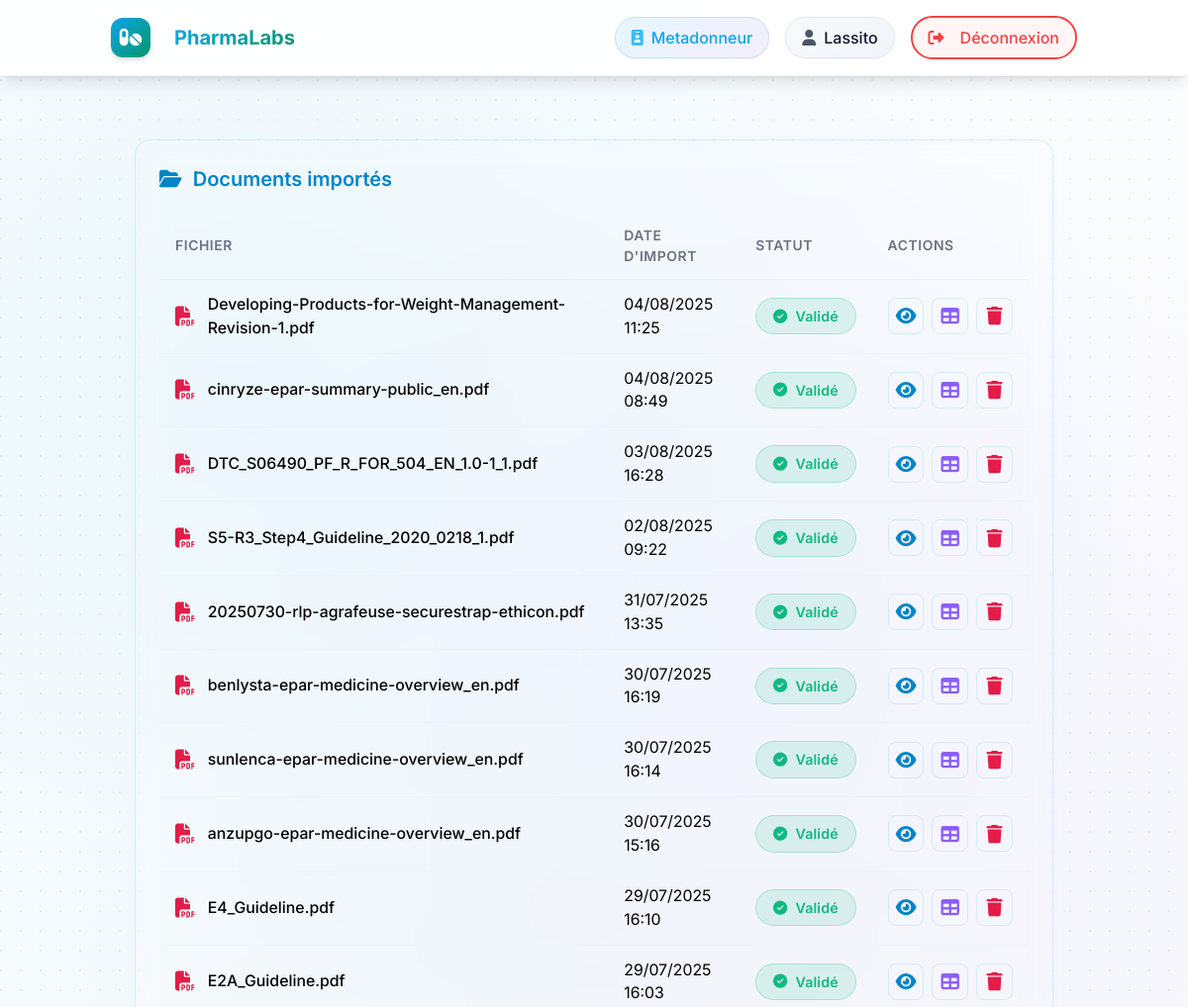
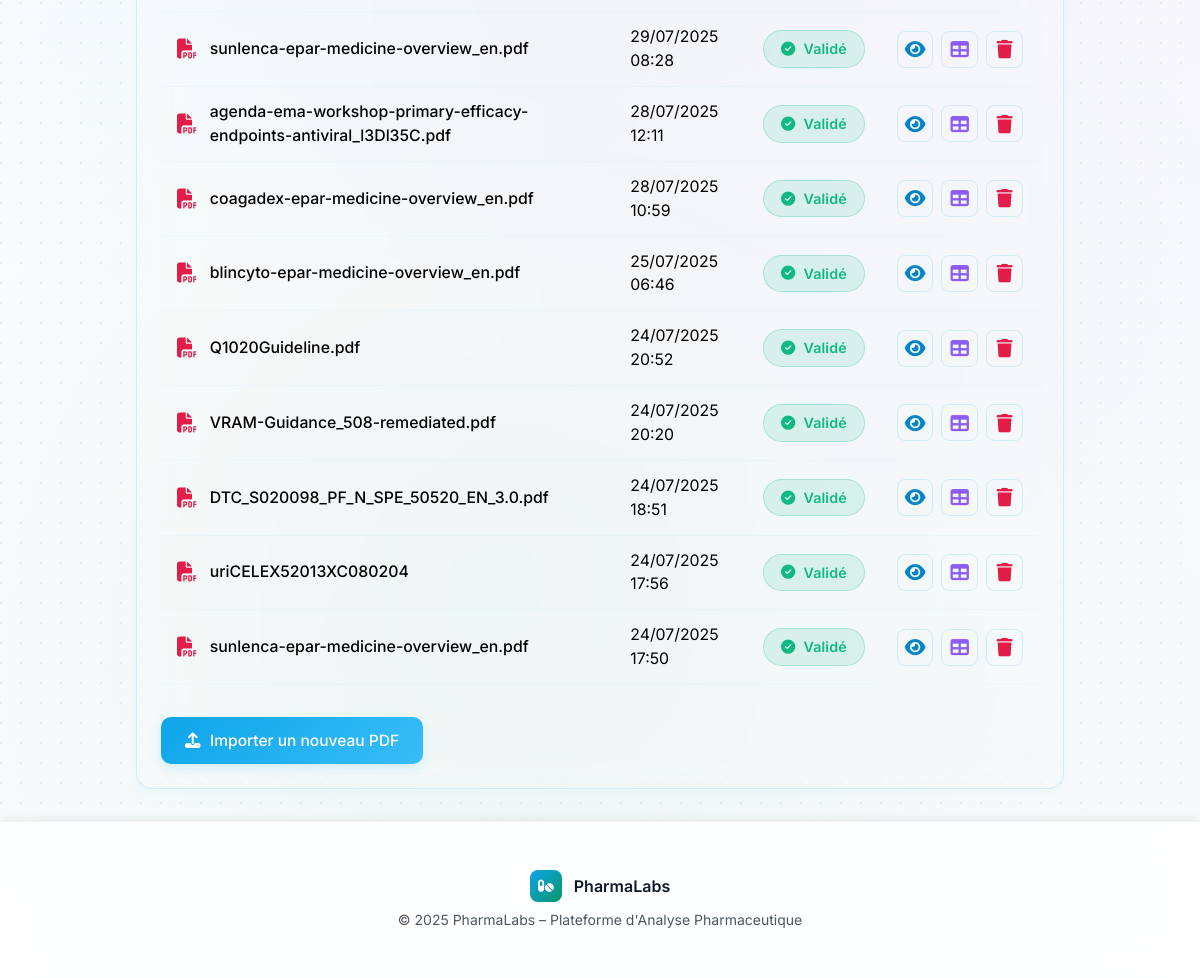
Before: /documents/ (signed in) with the older database file (2 pictures, top to bottom).
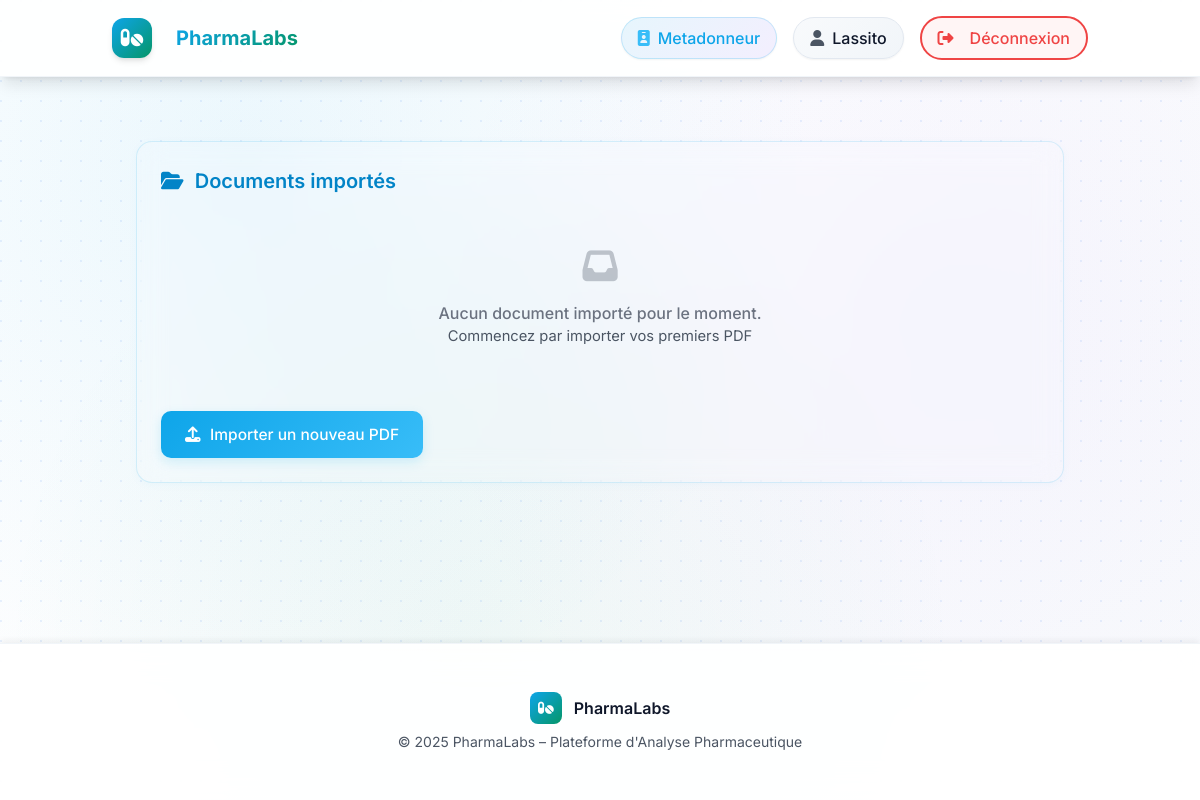
After: the same page with the newer database file.
### rawdocs/models.py (models this page shows, shortened)
class RawDocument(models.Model):
    url = models.URLField(help_text="URL d'origine du PDF", blank=True)
    file = models.FileField(upload_to=pdf_upload_to, help_text="Fichier PDF téléchargé")
    created_at = models.DateTimeField(auto_now_add=True)
    owner = models.ForeignKey(
        settings.AUTH_USER_MODEL,
        on_delete=models.CASCADE,
        related_name='raw_documents',
        null=True, blank=True,
        help_text="Utilisateur qui a téléchargé ce document"
    )
    is_validated = models.BooleanField(default=False, help_text="Document validé par un métadonneur")
    validated_at = models.DateTimeField(null=True, blank=True)
    is_ready_for_expert = models.BooleanField(default=False, help_text="Document prêt pour révision expert")
    expert_ready_at = models.DateTimeField(null=True, blank=True,
                                           help_text="Date à laquelle le document est devenu prêt pour l'expert")
    total_pages = models.IntegerField(default=0, help_text="Nombre total de pages")
    pages_extracted = models.BooleanField(default=False, help_text="Pages extraites individuellement")
    title = models.TextField(blank=True, help_text="Titre du document")
    doc_type = models.CharField("Type", max_length=100, blank=True, help_text="Type du document (guide, rapport…)")
    publication_date = models.CharField(max_length=100, blank=True, help_text="Date de publication")
    version = models.CharField(max_length=50, blank=True, help_text="Version extraite")
    source = models.CharField(max_length=255, blank=True, help_text="Organisation émettrice (EMA, FDA…)")
    context = models.TextField(blank=True, help_text="Contexte extrait (2 phrases max)")
    country = models.CharField(max_length=100, blank=True, help_text="Pays détecté (GPE ou TLD)")
    language = models.CharField(max_length=10, blank=True, help_text="Langue détectée (fr, en…)")
    url_source = models.URLField(blank=True, help_text="URL d'origine pour référence")

### rawdocs/views.py (the view)
# urls.py: path('documents/', views.document_list, name='document_list'),
@login_required(login_url='rawdocs:login')
@user_passes_test(is_metadonneur)
def document_list(request):
    docs = RawDocument.objects.filter(owner=request.user).order_by('-created_at')
    for d in docs:
        d.basename = os.path.basename(d.file.name)
    return render(request, 'rawdocs/document_list.html', {'documents': docs})

### rawdocs/templatetags/rawdocs_extras.py (called while the page is built)
@register.filter
def basename(value):
    return os.path.basename(value)

### rawdocs/views.py (called while the page is built)
def is_metadonneur(user):
    return user.groups.filter(name="Metadonneur").exists()

### templates/rawdocs/document_list.html (shortened to what this page needs)
{% extends "base.html" %}
{% load rawdocs_extras %}
{% block content %}
<div class="dashboard-container">
    <div class="card">
        <h2 class="card-title">
            <i class="fas fa-folder-open"></i>
            Documents importés
        </h2>
        {% if documents %}
            <div class="overflow-x-auto" style="overflow-x:auto;">
                <table class="table">
                    <thead>
                        <tr>
                            <th>Fichier</th>
                            <th>Date d'import</th>
                            <th>Statut</th>
                            <th>Actions</th>
                        </tr>
                    </thead>
                    <tbody>
                        {% for doc in documents %}
                        <tr>
                            <td>
                                <div class="filename">
                                    <i class="fas fa-file-pdf"></i>
                                    {{ doc.file.name|basename }}
                                </div>
                            </td>
                            <td>{{ doc.created_at|date:"d/m/Y H:i" }}</td>
                            <td>
                                {% if doc.is_refused %}
                                    <span class="badge refused">
                                        <i class="fas fa-times-circle"></i> Refusé
                                    </span>
                                {% elif doc.requires_correction %}
                                    <span class="badge correction">
                                        <i class="fas fa-bell"></i> Correction requise
                                    </span>
                                {% elif doc.is_validated %}
                                    <span class="badge validated">
                                        <i class="fas fa-check-circle"></i> Validé
                                    </span>
                                {% else %}
                                    <span class="badge pending">
                                        <i class="fas fa-clock"></i> En attente
                                    </span>
                                {% endif %}
                            </td>
                            <td>
                                <div class="table-actions">
                                    <a href="{% url 'rawdocs:edit_metadata' doc.id %}"
                                       class="action-btn view"
                                       aria-label="Voir ou éditer les métadonnées"
                                       title="Voir / éditer les métadonnées">
                                        <i class="fas fa-eye"></i>
                                    </a>
                                    <a href="{% url 'rawdocs:document_tables_images' doc.id %}"
                                       class="action-btn extract"
                                       aria-label="Tableaux et images"
                                       title="Extraire tableaux et images">
                                        <i class="fas fa-table"></i>
                                    </a>
                                    <form method="post"
                                          action="{% url 'rawdocs:document_delete' doc.id %}"
                                          class="inline" style="display:inline;">
                                        <button type="submit"
                                                class="action-btn delete"
                                                aria-label="Supprimer"
                                                title="Supprimer"
                                                onclick="return confirm('Êtes-vous sûr de vouloir supprimer ce document ?');">
                                            <i class="fas fa-trash"></i>
                                        </button>
                                    </form>
                                </div>
                            </td>
                        </tr>
                        {% endfor %}
                    </tbody>
                </table>
            </div>
        {% else %}
            <div style="text-align:center; color:var(--text-muted); padding:2rem 0;">
                <i class="fas fa-inbox" style="font-size:2.2rem; opacity:0.4"></i>
                <p style="margin-top:1rem; font-weight:500;">Aucun document importé pour le moment.</p>
                <p style="font-size:0.92rem; color:var(--text-secondary);">Commencez par importer vos premiers PDF</p>
            </div>
        {% endif %}
        <div class="mt-6" style="margin-top:2rem;">
            <a href="{% url 'rawdocs:upload' %}"
               class="btn btn-primary">
                <i class="fas fa-upload"></i> Importer un nouveau PDF
            </a>
        </div>
    </div>
</div>
{% endblock %}

### templates/base.html (shortened to what this page needs)
{% load static %}
<!DOCTYPE html>
<html lang="fr">
<head>
  <script src="https://cdn.tailwindcss.com"></script>
  <link rel="stylesheet" href="{% static 'rawdocs/css/styles.css' %}">
  <link href="https://cdnjs.cloudflare.com/ajax/libs/font-awesome/6.4.0/css/all.min.css" rel="stylesheet">
</head>
<body class="min-h-screen flex flex-col">
  <div class="fixed inset-0 opacity-3 pointer-events-none">
    <div class="absolute inset-0 bg-grid-pattern"></div>
  </div>
  <div class="app-container flex-1 flex flex-col relative z-10">
    <header class="site-header">
      <div class="header-content container mx-auto px-6 flex items-center justify-between py-4">
        {% with group=user.groups.first.name %}
        {% if group == "Annotateur" %}
          <a href="{% url 'rawdocs:annotation_dashboard' %}" class="logo group flex items-center text-xl font-bold transition-all duration-300">
        {% elif group == "Expert" %}
          <a href="{% url 'expert:dashboard' %}" class="logo group flex items-center text-xl font-bold transition-all duration-300">
        {% elif group == "Metadonneur" %}
          <a href="{% url 'rawdocs:dashboard' %}" class="logo group flex items-center text-xl font-bold transition-all duration-300">
        {% else %}
          <a href="#" class="logo group flex items-center text-xl font-bold transition-all duration-300">
        {% endif %}
      {% endwith %}
            <div class="logo-icon p-2 rounded-xl mr-3 group-hover:scale-110 transition-transform duration-300">
              <i class="fas fa-pills text-white"></i>
            </div>
            <span>
            </span>
          </a>
        {% if user.is_authenticated %}
          <div class="user-info flex items-center gap-4">
            <div class="user-badge px-4 py-2 rounded-full border">
              <span class="flex items-center font-medium">
                <i class="fas fa-id-badge mr-2"></i>
                {{ user.groups.first.name }}
              </span>
            </div>
            <div class="user-badge px-4 py-2 rounded-full border">
              <span class="flex items-center font-medium">
                <i class="fas fa-user mr-2"></i>
                {{ user.username }}
              </span>
            </div>
            <form method="post" action="{% url 'rawdocs:logout' %}">
              <button type="submit"
                      class="btn-logout group inline-flex items-center px-4 py-2 border-2 rounded-full transition-all duration-300 hover:shadow-lg hover:scale-105">
                <i class="fas fa-sign-out-alt mr-2 group-hover:animate-pulse"></i>
                <span>Déconnexion</span>
              </button>
            </form>
          </div>
        {% endif %}
      </div>
    </header>
    <main class="site-main flex-1 container mx-auto px-6 py-8">
      <div class="main-content-wrapper animate-fadeInUp">
        {% block content %}{% endblock %}
      </div>
    </main>
    <footer class="site-footer py-6">
      <div class="footer-content text-center">
        <div class="flex items-center justify-center gap-3 mb-2">
          <div class="w-8 h-8 rounded-lg flex items-center justify-center">
            <i class="fas fa-pills text-white text-sm"></i>
          </div>
          <span class="font-semibold">PharmaLabs</span>
        </div>
        <p class="text-sm">
          &copy; 2025 PharmaLabs – Plateforme d'Analyse Pharmaceutique
        </p>
      </div>
    </footer>
  </div>
</body>
</html>

### static/rawdocs/css/styles.css (style rules this page uses)
:root { --primary-color: #2563eb; --primary-hover: #1d4ed8; --primary-light: #3b82f6; --secondary-color: #64748b; --accent-color: #06b6d4; --background-color: #f8fafc; --surface-color: #ffffff; --surface-elevated: rgba(255, 255, 255, 0.9); --text-main: #1e293b; --text-alt: #64748b; --border-color: #e2e8f0; --border-radius: 16px; --border-radius-sm: 8px; --shadow-sm: 0 1px 2px rgba(0,0,0,0.05); --shadow-md: 0 4px 6px -1px rgba(0,0,0,0.1), 0 2px 4px -2px rgba(0,0,0,0.1); --shadow-lg: 0 10px 15px -3px rgba(0,0,0,0.1), 0 4px 6px -4px rgba(0,0,0,0.1); --shadow-xl: 0 20px 25px -5px rgba(0,0,0,0.1), 0 8px 10px -6px rgba(0,0,0,0.1); --transition-all: all 0.3s cubic-bezier(0.4, 0, 0.2, 1); --gradient-primary: linear-gradient(135deg, #667eea 0%, #764ba2 100%); --gradient-secondary: linear-gradient(135deg, #f093fb 0%, #f5576c 100%); }
* { margin: 0; padding: 0; box-sizing: border-box; }
body { font-family: 'Inter', -apple-system, BlinkMacSystemFont, 'Segoe UI', Roboto, sans-serif; background: linear-gradient(135deg, #f8fafc 0%, #e0f2fe 100%); color: var(--text-main); min-height: 100vh; font-size: 16px; line-height: 1.6; -webkit-font-smoothing: antialiased; -moz-osx-font-smoothing: grayscale; }
.bg-grid-pattern { background-image: radial-gradient(circle at 1px 1px, rgba(59, 130, 246, 0.1) 1px, transparent 0); background-size: 20px 20px; }
.app-container { display: flex; flex-direction: column; min-height: 100vh; position: relative; }
.animate-fadeInUp { animation: fadeInUp 0.6s ease-out; }
.site-header { background: rgba(255, 255, 255, 0.8); backdrop-filter: blur(20px); -webkit-backdrop-filter: blur(20px); border-bottom: 1px solid rgba(59, 130, 246, 0.1); box-shadow: 0 4px 20px rgba(0, 0, 0, 0.1); position: sticky; top: 0; z-index: 50; }
.header-content { max-width: 1200px; margin: 0 auto; padding: 1rem 2rem; display: flex; align-items: center; justify-content: space-between; }
.logo { display: flex; align-items: center; gap: 0.75rem; text-decoration: none; font-size: 1.5rem; font-weight: 700; transition: var(--transition-all); }
.logo-icon { display: flex; align-items: center; justify-content: center; width: 40px; height: 40px; background: linear-gradient(135deg, #3b82f6 0%, #1d4ed8 100%); border-radius: 12px; box-shadow: var(--shadow-md); transition: var(--transition-all); }
.user-info { display: flex; align-items: center; gap: 1rem; animation: slideInRight 0.6s ease-out; }
.user-badge { display: flex; align-items: center; padding: 0.5rem 1rem; border-radius: 50px; font-weight: 500; transition: var(--transition-all); backdrop-filter: blur(10px); box-shadow: var(--shadow-sm); }
.btn-logout { display: inline-flex; align-items: center; gap: 0.5rem; background: rgba(255, 255, 255, 0.8); border: 2px solid #ef4444; color: #ef4444; padding: 0.5rem 1rem; border-radius: 50px; cursor: pointer; transition: var(--transition-all); font-weight: 500; backdrop-filter: blur(10px); position: relative; overflow: hidden; }
.btn-logout::before { content: ''; position: absolute; top: 0; left: -100%; width: 100%; height: 100%; background: #ef4444; transition: var(--transition-all); z-index: -1; }
.site-main { flex: 1; padding: 2rem 0; }
.main-content-wrapper { animation: fadeInUp 0.6s ease-out; }
.site-footer { background: rgba(255, 255, 255, 0.8); backdrop-filter: blur(20px); -webkit-backdrop-filter: blur(20px); border-top: 1px solid rgba(59, 130, 246, 0.1); box-shadow: 0 -4px 20px rgba(0, 0, 0, 0.1); }
.footer-content { max-width: 1200px; margin: 0 auto; padding: 1.5rem 2rem; text-align: center; color: var(--text-alt); }
.btn { display: inline-flex; align-items: center; gap: 0.5rem; padding: 0.75rem 1.5rem; border-radius: var(--border-radius); font-weight: 500; text-decoration: none; transition: var(--transition-all); cursor: pointer; position: relative; overflow: hidden; }
.btn-primary { background: var(--primary-color); color: white; border: none; }

Changed rows visible on the page:
removed RawDocument: file.name|basename "Developing-Products-for-Weight-Management-Revision-1.pdf", created_at "04/08/2025 11:25", is_validated True (drawn)
removed RawDocument: file.name|basename "cinryze-epar-summary-public_en.pdf", created_at "04/08/2025 08:49", is_validated True (drawn)
removed RawDocument: file.name|basename "DTC_S06490_PF_R_FOR_504_EN_1.0-1_1.pdf", created_at "03/08/2025 16:28", is_validated True (drawn)
removed RawDocument: file.name|basename "S5-R3_Step4_Guideline_2020_0218_1.pdf", created_at "02/08/2025 09:22", is_validated True (drawn)
removed RawDocument: file.name|basename "20250730-rlp-agrafeuse-securestrap-ethicon.pdf", created_at "31/07/2025 13:35", is_validated True (drawn)
removed RawDocument: file.name|basename "benlysta-epar-medicine-overview_en.pdf", created_at "30/07/2025 16:19", is_validated True (drawn)
removed RawDocument: file.name|basename "sunlenca-epar-medicine-overview_en.pdf", created_at "30/07/2025 16:14", is_validated True (drawn)
removed RawDocument: file.name|basename "anzupgo-epar-medicine-overview_en.pdf", created_at "30/07/2025 15:16", is_validated True (drawn)
removed RawDocument: file.name|basename "E4_Guideline.pdf", created_at "29/07/2025 16:10", is_validated True (drawn)
removed RawDocument: file.name|basename "E2A_Guideline.pdf", created_at "29/07/2025 16:03", is_validated True (drawn)
removed RawDocument: file.name|basename "sunlenca-epar-medicine-overview_en.pdf", created_at "29/07/2025 08:28", is_validated True (drawn)
removed RawDocument: file.name|basename "agenda-ema-workshop-primary-efficacy-endpoints-antiviral_l3Dl35C.pdf", created_at "28/07/2025 12:11", is_validated True (drawn)
removed RawDocument: file.name|basename "coagadex-epar-medicine-overview_en.pdf", created_at "28/07/2025 10:59", is_validated True (drawn)
removed RawDocument: file.name|basename "blincyto-epar-medicine-overview_en.pdf", created_at "25/07/2025 06:46", is_validated True (drawn)
removed RawDocument: file.name|basename "Q1020Guideline.pdf", created_at "24/07/2025 20:52", is_validated True (drawn)
removed RawDocument: file.name|basename "VRAM-Guidance_508-remediated.pdf", created_at "24/07/2025 20:20", is_validated True (drawn)
removed RawDocument: file.name|basename "DTC_S020098_PF_N_SPE_50520_EN_3.0.pdf", created_at "24/07/2025 18:51", is_validated True (drawn)
removed RawDocument: file.name|basename "uriCELEX52013XC080204", created_at "24/07/2025 17:56", is_validated True (drawn)
removed RawDocument: file.name|basename "sunlenca-epar-medicine-overview_en.pdf", created_at "24/07/2025 17:50", is_validated True (drawn)
Other visible differences:
text no longer shown: "FICHIER DATE D'IMPORT STATUT ACTIONS"
text now shown: "Aucun document importé pour le moment. Commencez par importer vos premiers PDF"
